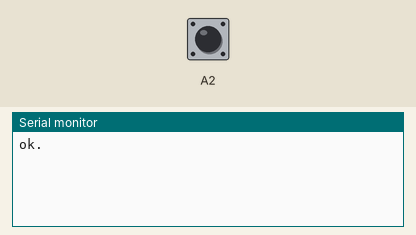
This sketch was run on a simulated Arduino Uno, built with avr-gcc and run on an emulated ATmega328P. Parts: the last lines printed to the serial monitor. Inputs (shaded band) come from the test bench; at power-on: A2 HIGH.

Above: at 1.2 s.
1.3 s: A2 pulled LOW for 0.15 s
At 2.3 s:
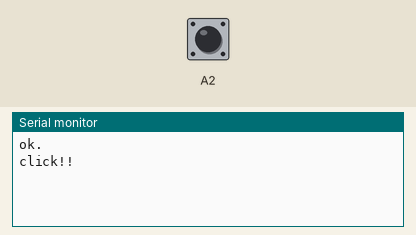
3.4 s: A2 pulled LOW for 1 s
At 4.9 s:
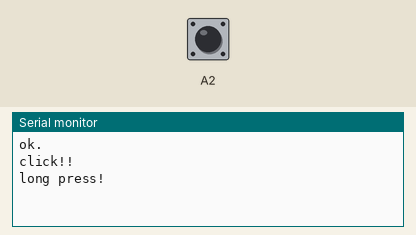
5.9 s: A2 pulsed LOW 2 times (0.12 s each, 0.3 s apart)
At 7.0 s:
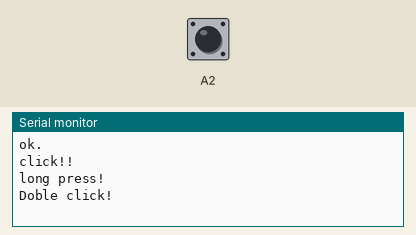

The sketch:

click.ino
```cpp
uint32_t  LastTimerTick;

void setup() {
  pinMode(A2,INPUT_PULLUP);
  Serial.begin(57600);
  Serial.println("ok.");
}

void loop() {
  ButtonState();
}

void ButtonState(){
  static int state = 0;
  uint32_t Ti;
  static uint32_t DoubleClickTick;

  switch(state){
    case 0:                                             // ボタン押下チェックstate
            if(digitalRead(A2) == 0){                   // プルアップされているので押下でL
              LastTimerTick = millis();                 // 押下時の時間セット
              state = 1;
            }
            break;
    case 1:                                             // ボタン離しチェックstate
            if(digitalRead(A2) == 1){                   // 立ち上がりを検出
              Ti = millis() - LastTimerTick;
              if(Ti >= 500 ){                           // 500ms超えた？
                Serial.println("long press!");          // 長押し確定
                state = 0;
              } else if(Ti >= 100){                     // シングルクリック仮確定
//              Serial.println("1:click!");
                DoubleClickTick =  millis();            // シングルクリック時の時間格納
                state = 2;
              }
            }
            break;
    case 2:                                             // ボタン押下チェックstate
          if(digitalRead(A2) == 0){                     // プルアップされているので押下でL
              LastTimerTick = millis();                 // 押下時の時間セット
              state = 3;
            }
            if( millis()-DoubleClickTick >= 500){       // シングルクリック確定
                Serial.println("click!!");
                state = 0;
            }
            break;
    case 3:                                             // ボタン離しチェックstate
            if(digitalRead(A2) == 1){                   // 立ち上がりを検出
              Ti = millis() - LastTimerTick;
              if(Ti >= 500 ){                           // 500ms超えた？
                Serial.println("long press!");          // シングルクリック->長押し確定
                state = 0;
              } else if(Ti >= 250){
                Ti = millis()-DoubleClickTick;
//              Serial.println(Ti,DEC);
                if( Ti <= 500){                         // シングルクリックから500ms以内だったら、ダブルクリック確定
                  Serial.println("Doble click!");
                  state = 0;
                } else {
                  Serial.println("2:click!");           //
                  state = 0;
              }
            }
            break;
    default:
          break;
    }
  }
}
```

Measured:
- after the input at 1.3 s, the serial monitor: prints a new line after 0.65 s (image 1)
- after the input at 3.4 s, the serial monitor: prints a new line after 1.0 s (image 2)
- after the input at 5.9 s, the serial monitor: prints a new line after 0.55 s (image 3)
